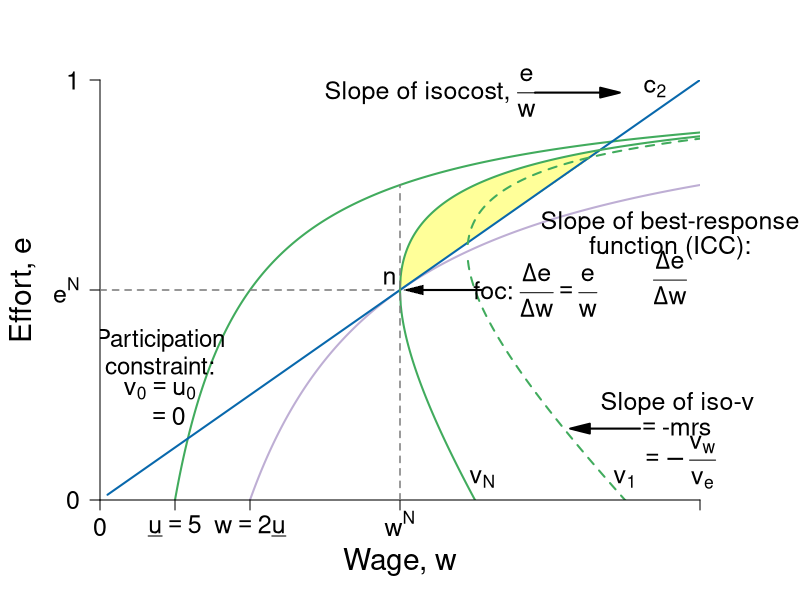

Here is the R script that generated this plot: (Note: this script raises an error after producing the figure.)
require(shape)
pdf(file = "employment/employment_brf_nash_improvinglens.pdf", width = 9, height = 7)

#Set parameters for graphics
axislabelsize <- 1.8
labelsize <- 1.5
namesize <- 1.8
annotatesize <- 1.5
graphlinewidth <- 2
segmentlinewidth <- 1.5

#The equation is below when v = 0. See Wolfram Alpha output. 
isov <- function(w, delta = 5) {
  (w - delta)/w
}

isovhigh1 <- function(w, delta = 5, v = 30){
  (sqrt(w^2 - 4 * delta * v) - w + 2*v)/( 2 * v )
}

isovlow1 <- function(w, delta = 5, v = 30){
  (-sqrt(w^2 - 4 * delta * v) - w + 2*v)/( 2 * v )
}

isovhigh2 <- function(w, delta = 5, v = 15){
  (sqrt(w^2 - 4 * delta * v) - w + 2*v)/( 2 * v )
}

isovlow2 <- function(w, delta = 5, v = 15){
  (-sqrt(w^2 - 4 * delta * v) - w + 2*v)/( 2 * v )
}

isovhigh3 <- function(w, delta = 5, v = 20){
  (sqrt(w^2 - 4 * delta * v) - w + 2*v)/( 2 * v )
}

isovlow3 <- function(w, delta = 5, v = 20){
  (-sqrt(w^2 - 4 * delta * v) - w + 2*v)/( 2 * v )
}

brfFn <- function(w, delta = 5) {
  1 - (2*delta) /w
}

isovhigh <- function(w, delta = 5, v = 20){
  (sqrt(w^2 - 4 * delta * v) - w + 2*v)/(2 * v )
}

#This is evaluated for p = 12; q = 12/(8*sqrt(12^2 - 4*delta1*v1)) - 1/8 for the slope
#At p = 12; q = (-sqrt(12^2 - 4*v1*delta1) - 12 + 2*v1)/(2*v1) = 0.799
tangencyLine <- function(w){
  (w*(0.05))
}

solowCondition2 <- function(w, delta = 5){
  (w*(1/(8*delta)))
}

solowCondition1 <- function(w, delta = 5, slope = 4){
  (w*(1/(slope*delta)))
}


COL <- c("#f7fcf5", "#e5f5e0", "#c7e9c0", "#a1d99b", "#74c476", "#41ab5d", "#238b45", "#005a32", "#ffff99")
#COL <- c("#7fc97f", "#beaed4", "#fdc086", "#ffff99", "#386cb0", "#f0027f", "#bf5b17", "#666666")
COLA <- c("#e0f3db", "#99d8c9","#66c2a4","#41ae76", "#238b45", "#005824")
COLB <- c("#c6dbef", "#4eb3d3", "#2b8cbe", "#0868ac","#084081")
COLC <- c("#fcfbfd", "#efedf5", "#dadaeb", "#bcbddc", "#9e9ac8", "#807dba", "#6a51a3", "#54278f", "#3f007d")
grays <- gray.colors(25, start = 1, end = 0)

grays <- gray.colors(25, start = 1, end = 0)
par(mar =  c(5, 5, 4, 5))
xlims <- c(0, 40)
ylims <- c(0, 1)

plot(0, 0, xlim = xlims, ylim = ylims, type = "n",
     xlab = expression(paste("Wage, ", w)),
     ylab = expression(paste("Effort, ", e)),
     xaxt = "n", 
     yaxt = "n", 
     cex.lab = axislabelsize, 
     line = 3,
     bty = "n", 
     xaxs="i", 
     yaxs="i")


npts <- 500 
npts2 <- 501
#Specify the sequences of points for graphing. 
xx0 <- seq(5, xlims[2], length.out = npts)
xx1 <- seq(10, xlims[2], length.out = npts)
xx2 <- seq(5, 15, length.out = npts)
xx3 <- seq(10, xlims[2], length.out = npts2)
xx4 <- seq(xlims[1], 10, length.out = npts2)
#For below, I solved sqrt(p^2 - 200) - p + 200/p = 0, getting p = 10*sqrt(2) = 14.14214
xx5 <- seq(18.43909, xlims[2], length.out = npts2)
xx6 <- seq(18.43909, 41, length.out = npts2)
xx7 <- seq(20, xlims[2], length.out = npts2)
xx8 <- seq(xlims[1], 25, length.out = npts2)
xx9 <- seq(xlims[1] + 0.5, xlims[2], length.out = npts2)
yy1 <- isovhigh(xx7, delta = 5, v = 20)
xx10 <- seq(xlims[1], 20, length.out = npts)


polygon(c(xx7, xx7[340]), c(yy1, yy1[340]), col = COL[9], density = NULL, border = NA)

#Draw the lines for the graphs
lines(xx1, brfFn(xx1), col = "#beaed4", lwd = graphlinewidth)
lines(xx0, isov(xx0, delta = 5), col = COL[6], lwd = graphlinewidth)

lines(xx9, solowCondition2(xx9, delta = 5), col = COLB[4], lwd = graphlinewidth)
#lines(xx10, solowCondition1(xx10, delta = 5), col = COLB[4], lwd = graphlinewidth)
#lines(xx3, isovhigh1(xx3, v = 5, delta = 5), col = COL[4], lwd = graphlinewidth)
#lines(xx4, isovlow1(xx4, v = 5, delta = 5), col = COL[4], lwd = graphlinewidth)
#lines(xx5, isovhigh2(xx5, v = 17, delta = 5), col = COL[5], lwd = graphlinewidth)
#lines(xx6, isovlow2(xx6, v = 17, delta = 5), col = COL[5], lwd = graphlinewidth)
lines(xx7, isovhigh3(xx7, v = 20, delta = 5), col = COL[6], lwd = graphlinewidth)
lines(xx8, isovlow3(xx8, v = 20, delta = 5), col = COL[6], lwd = graphlinewidth)
lines(xx5, isovhigh1(xx5, v = 30, delta = 5), col = COL[6], lwd = graphlinewidth, lty = 2)
lines(xx6, isovlow1(xx6, v = 30, delta = 5), col = COL[6], lwd = graphlinewidth, lty = 2)

#Customize ticks and labels for the plot
ticksy <- c(0,  0.5, 1)
#ylabels <- c(0, expression(paste(frac(1,2))), 1)
ylabels <- c(0,  expression(paste(e^N)), 1 )
ticksx <- c(0, 5, 10, 20, 40)
xlabels <- c(0, expression(paste(underline(u) == 5)) ,expression(paste(w == 2*underline(u))),  expression(paste(w^N)) , NA)
axis(1, at = ticksx, pos = 0, labels = xlabels, cex.axis = labelsize)
axis(2, at = ticksy, pos = 0, labels = ylabels, las = 1, cex.axis = labelsize)

#Annotation of  the three graphs and the NE
text(22, 0.97, expression(paste("Slope of isocost, ", frac(e, w))), cex = labelsize, xpd = TRUE)
#text(25, 0.92, expression(paste(frac(e, w))), cex = labelsize)
Arrows(29, 0.97, 34, 0.97,  col = "black", lty = 1, lwd = 2, arr.type = "triangle")

text(25.5, 0.05, expression(paste(v[N])), cex = labelsize)
text(38, 0.66, expression(paste("Slope of best-response")), cex = labelsize, xpd = TRUE)
text(38, 0.6, expression(paste("function (ICC):")), cex = labelsize, xpd = TRUE)
text(38, 0.53, expression(paste(frac(Delta*e,Delta*w))), cex = labelsize, xpd = TRUE)
text(35, 0.05, expression(paste(v[1])), cex = annotatesize)
text(37, 0.98, expression(paste(c[2])), cex = annotatesize)
#text(18, 0.98, expression(paste(c[1])), cex = annotatesize)
text(4, 0.38, expression("Participation"), cex = labelsize-0.05)
text(4, 0.32, expression("constraint:"), cex = labelsize-0.05)
text(4, 0.26, expression(paste(v[0] == u[0])), cex = labelsize)
text(4.4, 0.2, expression(paste(phantom() == 0)), cex = labelsize)



#Lines for the coordinates of the Nash equilbrium
#segments(5, 0, 5, 1, lty = 2, col = "darkgray", lwd = 3)
#segments(10, 0, 10, 0.2, lty = 2, col = "darkgray", lwd = 2)
segments(20, 0, 20, 0.75, lty = 2, col = grays[20], lwd = segmentlinewidth)
segments(0, 0.5, 20, 0.5, lty = 2, col = grays[20], lwd = segmentlinewidth)
#segments(14.14214, 0.15, 14.14214, 0.45, lty = 2, col = "darkgray", lwd = 3)
text(19.3, 0.53, expression(n), cex = labelsize)
#text(13.8, 0.57, expression(paste("Incomplete contract")),cex = labelsize)
#text(14.2, 0.52, expression(paste("Nash equilibrium")),cex = labelsize)

text(29, 0.5, expression(paste("foc: ", frac(Delta*e,Delta*w),phantom()==frac(e, w))), cex = labelsize, xpd = TRUE)
Arrows(25.5, 0.5, 20.9, 0.5, col = "black", lty = 1, lwd = 2, arr.type = "triangle", arr.lwd = 0.5)


#Arrows and rent label
# 
# Arrows(15, 0.8, 10.8, 0.8,  col = "black", lty = 1, lwd = 2, arr.type = "triangle")
# text(14.8, 0.95, expression(paste("Rent at")))
# text(14.8, 0.9, expression(paste("Incomplete Contract")))
# text(14.8, 0.85, expression(paste("Nash Equilibrium")))

#Arrows and slope of iso-v label
Arrows(36, 0.17, 32, 0.17,  col = "black", lty = 1, lwd = 2, arr.type = "triangle")
text(38.5, 0.23, expression(paste("Slope of iso-v")), cex = labelsize, xpd =TRUE)
text(38.5, 0.17, expression(paste(phantom() == "-mrs ")), cex = labelsize, xpd = TRUE)
text(38.5, 0.09, expression(paste(phantom() == -frac(v[w], v[e]))), cex = labelsize, xpd = TRUE)

points(10, PCFn(delta = 4, mu = 8), pch = 16, col = "black", cex = labelsize)
text(9, PCFn(delta = 4, mu = 8) + 0.03, expression(paste(c)),cex = labelsize)

#Add a point for the NE
points(20, 0.5, pch = 16, col = "black", cex = 1.5)

#segments(18.4, 0, 18.4, 0.75, lty = 2, col = "darkgray", lwd = 2)
#segments(0, brfFn(w = 18.4), 18.4, brfFn(w = 18.4), lty = 2, col = "darkgray", lwd = 2)
#points(18.4, brfFn(w = 18.4), pch = 16, col = "black", cex = 1.5)

#Add a point for b & complete contract NE label
#points(10, 0.5, pch = 16, col = "black", cex = 1.5)
#text(10.5, 0.47, expression(b))
# text(5, 0.58, expression(paste("Complete Contract")))
# text(5, 0.53, expression(paste("Nash equilibrium")))

#Add a point for c
#Figure out q for p = 14.14214: q = 1 - 2delta/p = 1 - (2*5)/14.14214 =  0.2928934
#points(20, 0.1839422, pch = 16, col = "black", cex = 1.5)
#text(20.8, 0.1839422, expression(c))

points(26.2, 0.72, pch = 16, col = "black", cex = 1.5)
text(26.2 + 0.5, 0.72 - 0.02, expression(f), cex = labelsize)
points(22, isovlow3(22, v = 20, delta = 5), pch = 16, col = "black", cex = 1.5)
text(22 + 0.8, isovlow3(22, v = 20, delta = 5) + 0.02, expression(b), cex = labelsize)

#points(10, PCFn(delta = 4, mu = 8), pch = 16, col = "black", cex = labelsize)
#text(9.5, PCFn(delta = 4, mu = 8) + 0.03, expression(paste(c)),cex = labelsize)


#Label the feasible frontier
text(4, 0.7, expression("Better for"), cex = labelsize)
text(4, 0.65, expression("employer"), cex = labelsize)
Arrows(4, 0.74, 2, 0.85, col = "black", lty = 1, lwd = 2, arr.type = "triangle", arr.lwd = 0.5)

text(7, 0.9, expression("Better for"), cex = labelsize, xpd = TRUE)
text(7, 0.85, expression("worker"), cex = labelsize, xpd = TRUE)
Arrows(10, 0.88, 14, 0.88, col = "black", lty = 1, lwd = 2, arr.type = "triangle", arr.lwd = 0.5, xpd = TRUE)


#Add a point for f. referred to in the text
#points(12, 0.82, pch = 16, col = "black", cex = 1.2)
#text(12, 0.85, expression(paste("NE")))

#Arrow to Pareto-improving Lens
#Arrows(20, 0.8, 23.8, 0.68, col = "black", lty = 1, lwd = 3)
#text(20, 0.82, expression(paste("Pareto-Improving Lens")))

dev.off()
